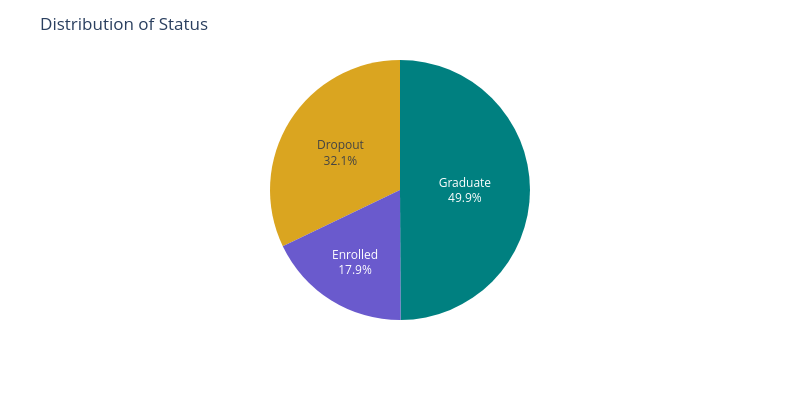

The code cell stored with this chart in its notebook:
### Code cell
# Distribution of Target feature
fig = px.pie(values= df['Status'].value_counts(),
             names= df['Status'].value_counts().index.to_list())

fig.update_traces(textposition='inside', textinfo='percent+label',
                  marker=dict(colors=['teal', 'goldenrod', 'slateblue']))

fig.update_layout(showlegend = False, height=400, width=800,
                  title='Distribution of Status')

### Figure 1 — Plotly figure (JSON) as saved in the notebook; plotly's stock layout.template omitted (floating-point values rounded to 4 significant figures)
{"data": [{"domain": {"x": [0, 1], "y": [0, 1]}, "hovertemplate": "label=%{label}<br>value=%{value}<extra></extra>", "labels": ["Graduate", "Dropout", "Enrolled"], "legendgroup": "", "marker": {"colors": ["teal", "goldenrod", "slateblue"]}, "name": "", "showlegend": true, "textinfo": "percent+label", "textposition": "inside", "type": "pie", "values": [2209, 1421, 794]}], "layout": {"height": 400, "legend": {"tracegroupgap": 0}, "margin": {"t": 60}, "showlegend": false, "title": {"text": "Distribution of Status"}, "width": 800}}
